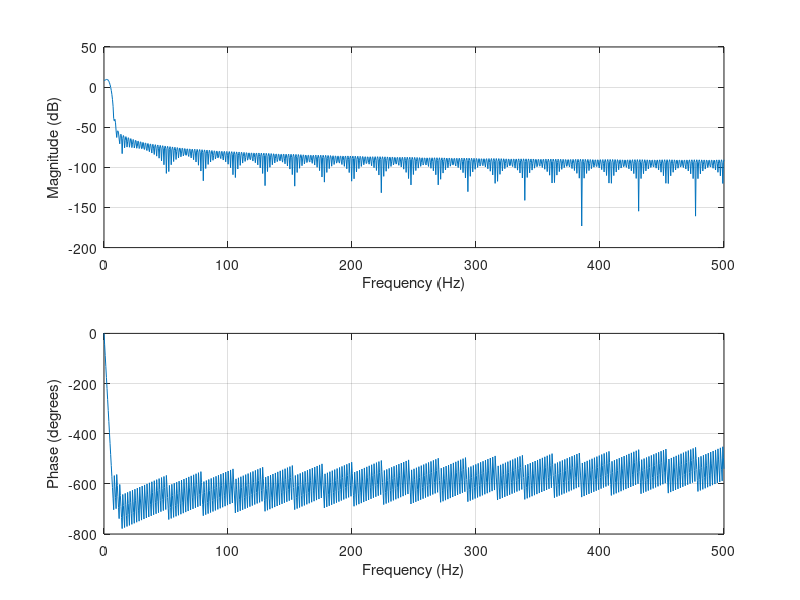
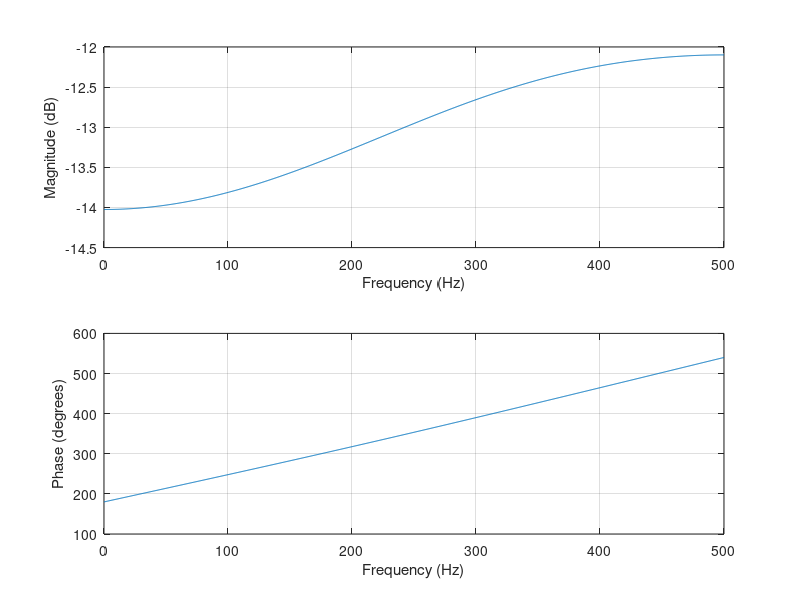

Write MATLAB code to recreate these figures, in order.
% Bandpass filter design parameters
low_freq = 0.2;  % Lower cutoff frequency in Hz
high_freq = 5;  % Upper cutoff frequency in Hz
sampling_rate = 1000;  % Sampling rate in Hz
filter_order = 500;  % Filter order (an even number for linear phase)

% Normalize frequencies
normalized_low_freq = low_freq / (0.5 * sampling_rate);
normalized_high_freq = high_freq / (0.5 * sampling_rate);

% Design the bandpass filter
b = 3*fir1(filter_order, [normalized_low_freq, normalized_high_freq], 'bandpass');

figure
% Plot the frequency response of the filter
freqz(b, 1, 1024, sampling_rate);

%% RLC CIRCUIT
R1 = 890;
R2 = 890 * 4;
C1 = 10e-6;
C2 = 10e-6;
num0 = 0;
num1 = 2*pi()*-R2*C1;
den0 = 1;
den1 = 2*pi()*R1*(C1+C2);
den2 = (2*pi())*(2*pi())*R1*R2*C1*C2;
b_circ = [num1, num0];
a_circ = [den2, den1,den0];
figure
freqz(b_circ, a_circ, 1024, sampling_rate);